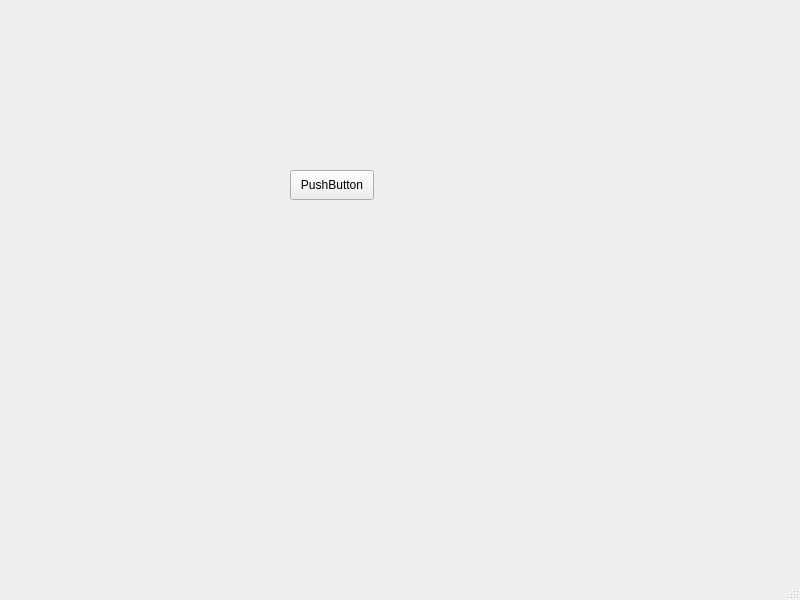
<?xml version="1.0" encoding="UTF-8"?>
<ui version="4.0">
 <class>MainWindow</class>
 <widget class="QMainWindow" name="MainWindow">
  <property name="geometry">
   <rect>
    <x>0</x>
    <y>0</y>
    <width>800</width>
    <height>600</height>
   </rect>
  </property>
  <property name="windowTitle">
   <string>MainWindow</string>
  </property>
  <widget class="QWidget" name="centralwidget">
   <widget class="QPushButton" name="pushButton">
    <property name="geometry">
     <rect>
      <x>290</x>
      <y>170</y>
      <width>84</width>
      <height>30</height>
     </rect>
    </property>
    <property name="text">
     <string>PushButton</string>
    </property>
   </widget>
  </widget>
  <widget class="QMenuBar" name="menubar">
   <property name="geometry">
    <rect>
     <x>0</x>
     <y>0</y>
     <width>800</width>
     <height>27</height>
    </rect>
   </property>
  </widget>
  <widget class="QStatusBar" name="statusbar"/>
 </widget>
 <resources/>
 <connections/>
</ui>
